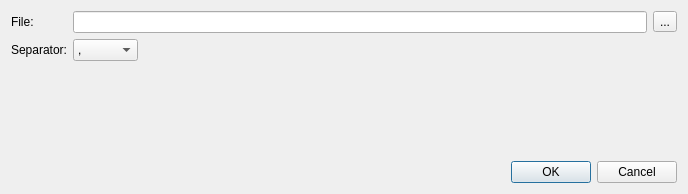
<?xml version="1.0" encoding="UTF-8"?>
<ui version="4.0">
 <class>ExportCostMatrixDialog</class>
 <widget class="QDialog" name="ExportCostMatrixDialog">
  <property name="geometry">
   <rect>
    <x>0</x>
    <y>0</y>
    <width>688</width>
    <height>194</height>
   </rect>
  </property>
  <property name="windowTitle">
   <string>Export cost matrix</string>
  </property>
  <layout class="QVBoxLayout" name="verticalLayout">
   <item>
    <layout class="QGridLayout" name="gridLayout">
     <item row="0" column="0">
      <widget class="QLabel" name="label">
       <property name="text">
        <string>File:</string>
       </property>
      </widget>
     </item>
     <item row="0" column="1">
      <widget class="QLineEdit" name="exportFilePathLineEdit"/>
     </item>
     <item row="0" column="2">
      <widget class="QToolButton" name="chooseFilePathButton">
       <property name="text">
        <string>...</string>
       </property>
      </widget>
     </item>
     <item row="1" column="0">
      <widget class="QLabel" name="label_2">
       <property name="text">
        <string>Separator:</string>
       </property>
      </widget>
     </item>
     <item row="1" column="1">
      <widget class="QComboBox" name="separatorComboBox">
       <property name="sizePolicy">
        <sizepolicy hsizetype="Fixed" vsizetype="Fixed">
         <horstretch>0</horstretch>
         <verstretch>0</verstretch>
        </sizepolicy>
       </property>
       <item>
        <property name="text">
         <string>,</string>
        </property>
       </item>
       <item>
        <property name="text">
         <string>;</string>
        </property>
       </item>
       <item>
        <property name="text">
         <string>:</string>
        </property>
       </item>
       <item>
        <property name="text">
         <string>Tab</string>
        </property>
       </item>
       <item>
        <property name="text">
         <string>Space</string>
        </property>
       </item>
      </widget>
     </item>
    </layout>
   </item>
   <item>
    <spacer name="verticalSpacer">
     <property name="orientation">
      <enum>Qt::Vertical</enum>
     </property>
     <property name="sizeHint" stdset="0">
      <size>
       <width>20</width>
       <height>72</height>
      </size>
     </property>
    </spacer>
   </item>
   <item>
    <widget class="QDialogButtonBox" name="buttonBox">
     <property name="orientation">
      <enum>Qt::Horizontal</enum>
     </property>
     <property name="standardButtons">
      <set>QDialogButtonBox::Cancel|QDialogButtonBox::Ok</set>
     </property>
    </widget>
   </item>
  </layout>
 </widget>
 <resources/>
 <connections>
  <connection>
   <sender>buttonBox</sender>
   <signal>accepted()</signal>
   <receiver>ExportCostMatrixDialog</receiver>
   <slot>accept()</slot>
   <hints>
    <hint type="sourcelabel">
     <x>248</x>
     <y>254</y>
    </hint>
    <hint type="destinationlabel">
     <x>157</x>
     <y>274</y>
    </hint>
   </hints>
  </connection>
  <connection>
   <sender>buttonBox</sender>
   <signal>rejected()</signal>
   <receiver>ExportCostMatrixDialog</receiver>
   <slot>reject()</slot>
   <hints>
    <hint type="sourcelabel">
     <x>316</x>
     <y>260</y>
    </hint>
    <hint type="destinationlabel">
     <x>286</x>
     <y>274</y>
    </hint>
   </hints>
  </connection>
 </connections>
</ui>
